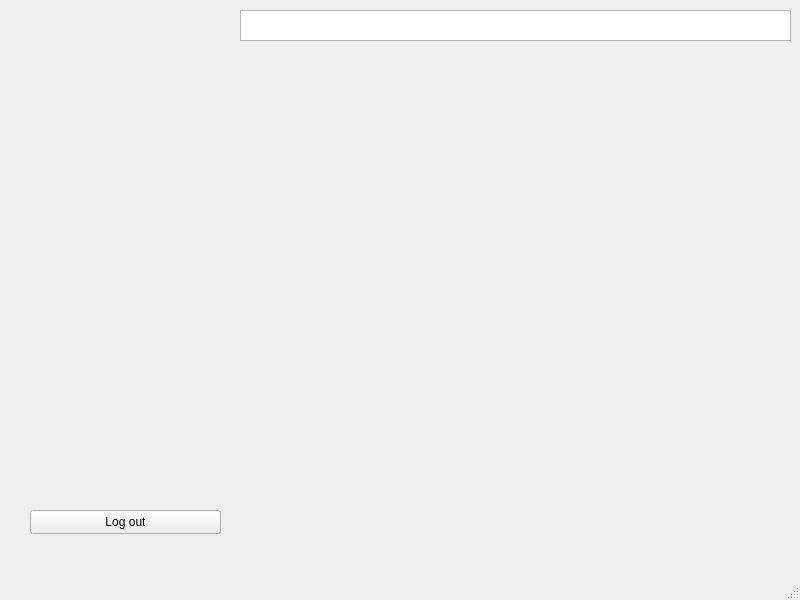
<?xml version="1.0" encoding="UTF-8"?>
<ui version="4.0">
 <class>HolodWindow</class>
 <widget class="QMainWindow" name="HolodWindow">
  <property name="geometry">
   <rect>
    <x>0</x>
    <y>0</y>
    <width>800</width>
    <height>600</height>
   </rect>
  </property>
  <property name="sizePolicy">
   <sizepolicy hsizetype="Expanding" vsizetype="Expanding">
    <horstretch>0</horstretch>
    <verstretch>0</verstretch>
   </sizepolicy>
  </property>
  <property name="windowTitle">
   <string>MainWindow</string>
  </property>
  <widget class="QWidget" name="centralwidget">
   <widget class="QWidget" name="verticalLayoutWidget">
    <property name="geometry">
     <rect>
      <x>240</x>
      <y>50</y>
      <width>551</width>
      <height>491</height>
     </rect>
    </property>
    <layout class="QVBoxLayout" name="ChatLayout">
     <property name="spacing">
      <number>10</number>
     </property>
     <property name="sizeConstraint">
      <enum>QLayout::SizeConstraint::SetMinimumSize</enum>
     </property>
    </layout>
   </widget>
   <widget class="QPlainTextEdit" name="SearchChatTB">
    <property name="geometry">
     <rect>
      <x>240</x>
      <y>10</y>
      <width>551</width>
      <height>31</height>
     </rect>
    </property>
   </widget>
   <widget class="QPushButton" name="pushButton">
    <property name="geometry">
     <rect>
      <x>30</x>
      <y>510</y>
      <width>191</width>
      <height>24</height>
     </rect>
    </property>
    <property name="text">
     <string>Log out</string>
    </property>
   </widget>
  </widget>
  <widget class="QMenuBar" name="menubar">
   <property name="geometry">
    <rect>
     <x>0</x>
     <y>0</y>
     <width>800</width>
     <height>21</height>
    </rect>
   </property>
  </widget>
  <widget class="QStatusBar" name="statusbar"/>
 </widget>
 <resources/>
 <connections/>
</ui>
